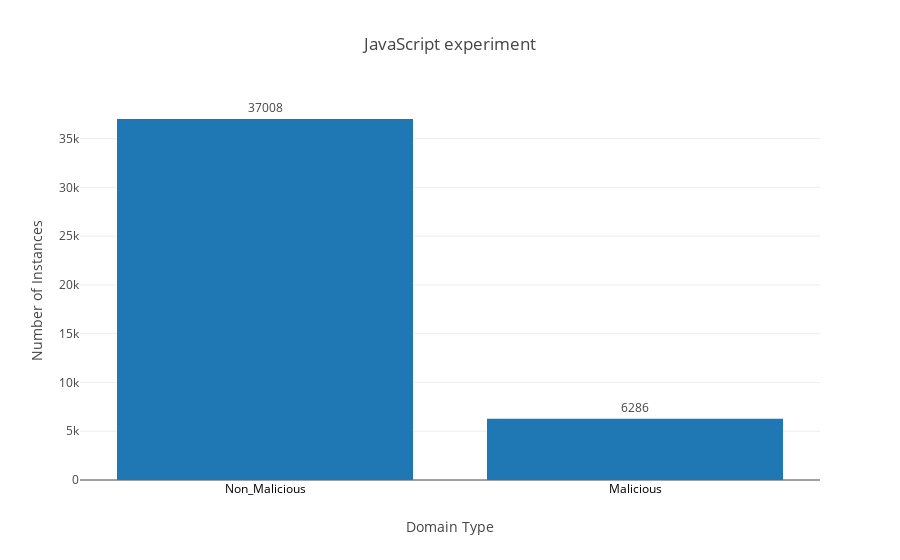
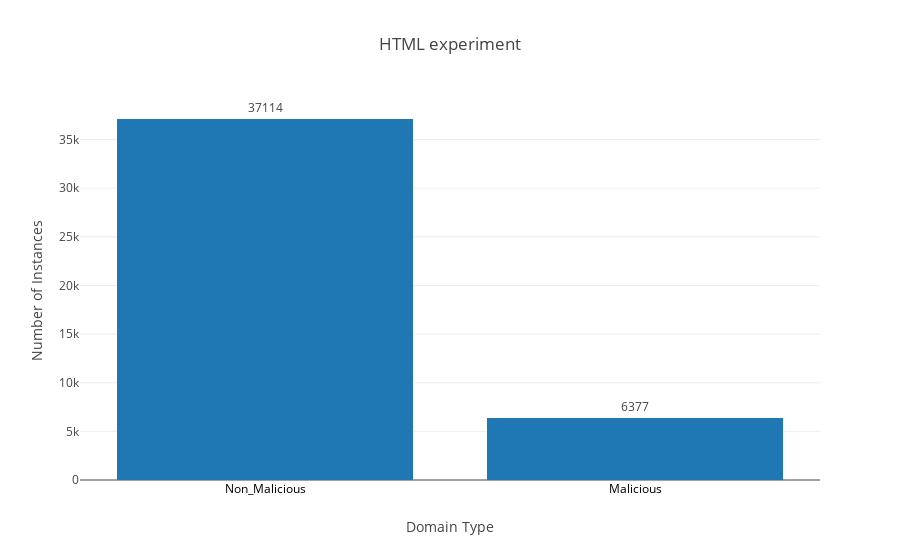

Notebook cell for these charts, in order:
### Markdown cell above
#### Let us analyze the balance of classes

### Code cell
class_bal(df_js,'JavaScript experiment')
class_bal(df_html,'HTML experiment')

### Figure 1 — Plotly figure (JSON) as saved in the notebook; plotly's stock layout.template omitted (floating-point values rounded to 4 significant figures)
{"data": [{"text": [37008, 6286], "textposition": "outside", "type": "bar", "uid": "38b96799-c7b8-4401-9122-80d60d9eb131", "x": ["Non_Malicious", "Malicious"], "y": [37008, 6286]}], "layout": {"title": "JavaScript experiment", "xaxis": {"tickfont": {"color": "black", "size": 12}, "title": "Domain Type"}, "yaxis": {"title": "Number of Instances"}}}

### Figure 2 — Plotly figure (JSON) as saved in the notebook; plotly's stock layout.template omitted (floating-point values rounded to 4 significant figures)
{"data": [{"text": [37114, 6377], "textposition": "outside", "type": "bar", "uid": "bcef14e4-4317-406b-825e-e1b965938cd5", "x": ["Non_Malicious", "Malicious"], "y": [37114, 6377]}], "layout": {"title": "HTML experiment", "xaxis": {"tickfont": {"color": "black", "size": 12}, "title": "Domain Type"}, "yaxis": {"title": "Number of Instances"}}}
